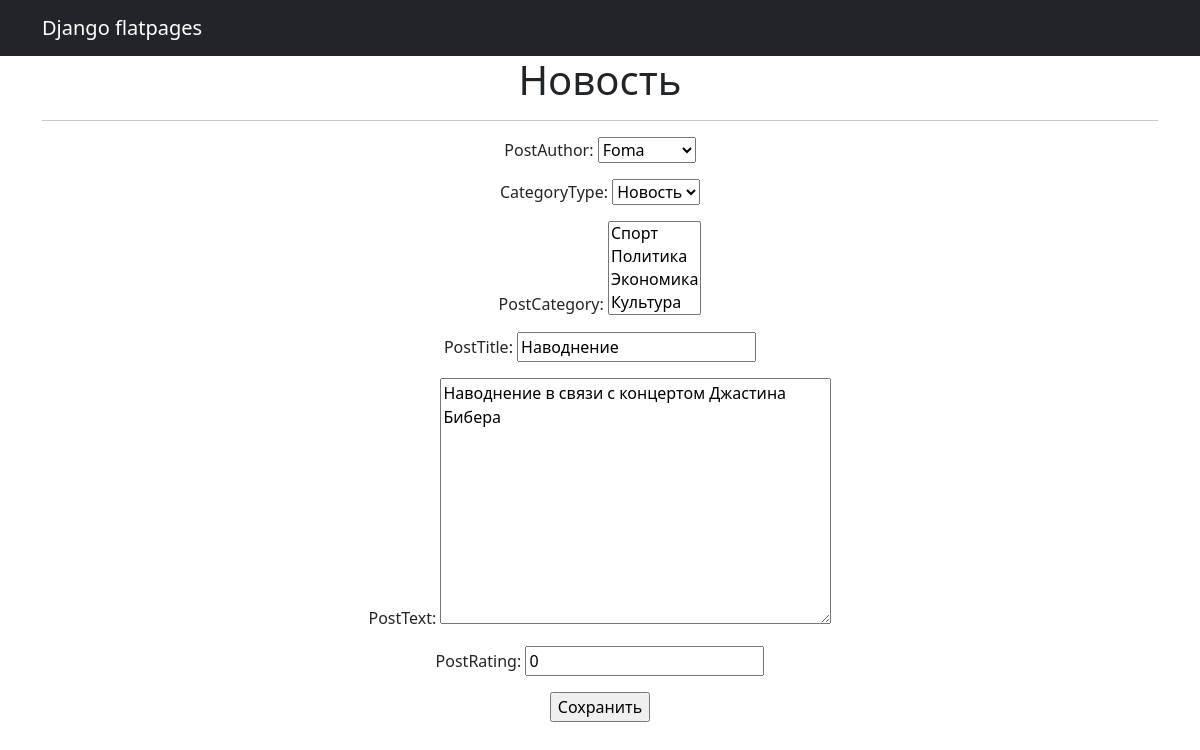
Screenshot of /news/5/update/ (signed in) with the database file from the repository.
### news/models.py (models this page shows, shortened)
class Post(models.Model):
    postAuthor = models.ForeignKey(Author, on_delete=models.CASCADE)
    NEWS = 'NW'
    ARTICLE = 'AR'
    CATEGORY_CHOICES = (
        (NEWS, 'Новость'),
        (ARTICLE, 'Статья'),
    )
    categoryType = models.CharField(max_length=2, choices=CATEGORY_CHOICES)
    dateCreation = models.DateTimeField(auto_now_add=True)
    postCategory = models.ManyToManyField(Category, through='PostCategory')
    postTitle = models.CharField(max_length=64)
    postText = models.TextField()
    postRating = models.IntegerField(default=0)
    class Meta:
        verbose_name = 'Пост'
        verbose_name_plural = 'Посты'

### news/views.py (the view)
# urls.py: path('<int:pk>/update/', PostUpdate.as_view(), name='post_update'),
class PostUpdate(LoginRequiredMixin, PermissionRequiredMixin, UpdateView):
    raise_exception = True
    permission_required = ('news.change_post',)
    form_class = PostForm
    model = Post
    template_name = 'post_edit.html'

### news/forms.py
class PostForm(forms.ModelForm):
    class Meta:
        model = Post
        fields = '__all__'

### news/models.py (called while the page is built)
    def __str__(self):
        return self.authorUser.username

    def __str__(self):
        return self.categoryName

### news/templates/news/post_edit.html (shortened to what this page needs)
{% extends 'flatpages/default.html' %}
{% block content %}
<h1>Новость</h1>
<hr>
<form action="" method="post">
    {{ form.as_p }}
    <input type="submit" value="Сохранить" />
</form>
{% endblock content %}

### rows the page displays
Post: postAuthor "Foma", categoryType "Новость", postTitle "Наводнение", postText "Наводнение в связи с концертом Джастина Бибера", postRating "0"
